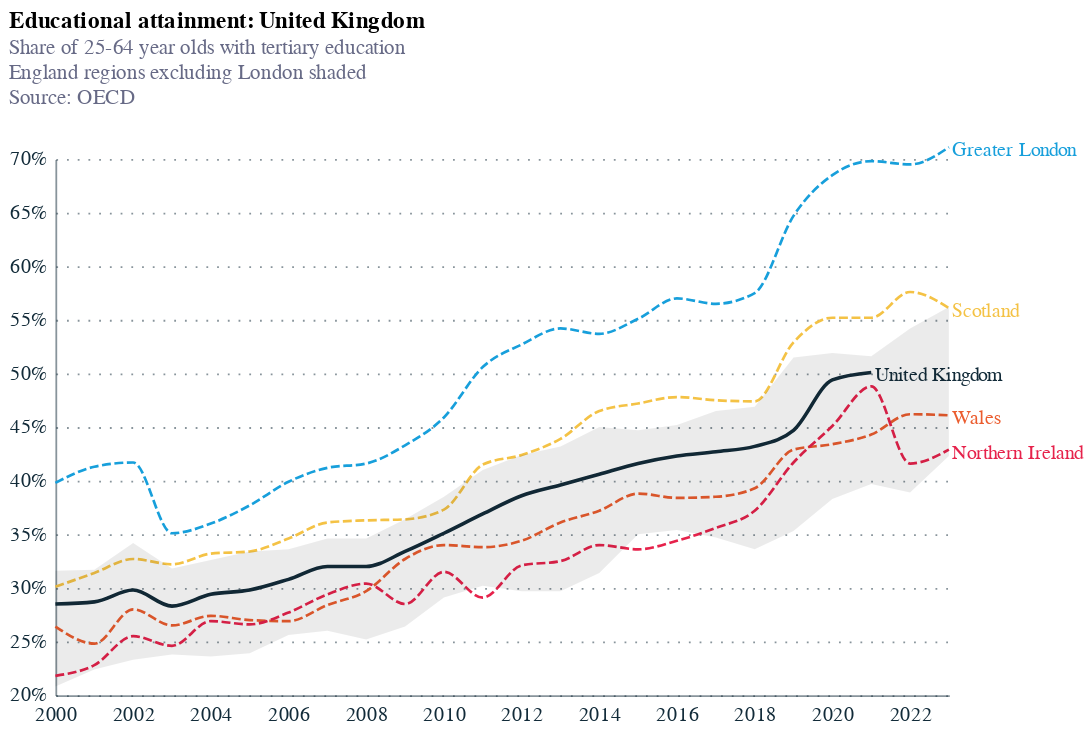

The cell this chart's notebook holds for it:
### Code cell
chart = alt.Chart(uk_df10).mark_line(interpolate='monotone').encode(
    x=alt.X('TIME_PERIOD:T', title=''),
    y=alt.Y('OBS_VALUE:Q', title='', axis=alt.Axis(labelExpr="format(datum.value,',') + '%'"), scale=alt.Scale(domain= [20, 70])),
    color=alt.Color('Country:N', legend=None),
    size=alt.condition(
        alt.datum.Country == "United Kingdom",
        alt.value(2),  
        alt.value(1.5)  
    ),
    strokeDash=alt.condition(
        alt.datum.Country == "United Kingdom",
        alt.value([0, 0]),
        alt.value([5, 2])   
    ),
    tooltip = ['Country:N']
).properties(
    width=500,
    height=300,
    title={
        "text": "Educational attainment: United Kingdom",
        "anchor": "start",
        "subtitle": ["Share of 25-64 year olds with tertiary education", "England regions excluding London shaded", "Source: OECD", ""],
        "subtitleColor": "#676A86"})

area = alt.Chart(e_df2).mark_area(
    color='rgba(0,0,0,0.08)'
).encode(
    x=alt.X('TIME_PERIOD:T'),
    y=alt.Y('min:Q'),
    y2=alt.Y2('max:Q')
)

text = alt.Chart(uk_df10).mark_text(
    align='left',
    dx= 2,
    dy=  2
          
).encode(
    alt.X('TIME_PERIOD:T', aggregate='max'),
    alt.Y('OBS_VALUE:Q', aggregate={'argmax': 'TIME_PERIOD'}),
    text='Country:N',
    color = 'Country:N'
)  


chart4 = chart + text + area
chart4

### Figure 1 — Vega-Lite specification as saved in the notebook (floating-point values rounded to 4 significant figures)
{"config": {"font": "Circular Std", "mark": {"line": {"interpolate": "linear"}}, "view": {"stroke": "transparent", "width": 400, "height": 300}, "range": {"category": ["#179fdb", "#e6224b", "#f4c245", "#122b39", "#eb5c2e", "#36b7b4"], "diverging": ["#E6224B", "#E54753", "#C9C9C9", "#179FDB", "#122B39"], "heatmap": ["#C9C9C9", "#179FDB", "#0063AF", "#122B39"], "ordinal": ["#00A767", "#36B7B4", "#179FDB", "#0063AF", "#243B5A"]}, "axisX": {"labelColor": "#122b39", "tickColor": "#122b39", "domainColor": "#122b39", "domainOpacity": 0.5, "gridOpacity": 0, "labelFont": "Circular Std", "labelAngle": 0, "labelAlign": "center", "labelFontSize": 11, "labelPadding": 5, "tickCount": 10, "tickSize": 0, "title": ""}, "axisY": {"labelColor": "#122b39", "labelFont": "Circular Std", "tickColor": "#122b39", "domainColor": "#122b39", "gridColor": "#122b39", "gridDash": [1, 5], "gridOpacity": 0.5, "labelPadding": 5, "labelFontSize": 11, "domainOpacity": 0.5, "tickSize": 0, "title": null, "titleAlign": "left", "titleAngle": 0, "titleBaseline": "bottom", "titleColor": "#122b39", "titleOpacity": 0.9, "titleX": 0, "titleY": -7}}, "layer": [{"mark": {"type": "line", "interpolate": "monotone"}, "encoding": {"color": {"field": "Country", "legend": null, "type": "nominal"}, "size": {"condition": {"test": "(datum.Country === 'United Kingdom')", "value": 2}, "value": 1.5}, "strokeDash": {"condition": {"test": "(datum.Country === 'United Kingdom')", "value": [0, 0]}, "value": [5, 2]}, "tooltip": [{"field": "Country", "type": "nominal"}], "x": {"field": "TIME_PERIOD", "title": "", "type": "temporal"}, "y": {"axis": {"labelExpr": "format(datum.value,',') + '%'"}, "field": "OBS_VALUE", "scale": {"domain": [20, 70]}, "title": "", "type": "quantitative"}}, "title": {"text": "Educational attainment: United Kingdom", "anchor": "start", "subtitle": ["Share of 25-64 year olds with tertiary education", "England regions excluding London shaded", "Source: OECD", ""], "subtitleColor": "#676A86"}}, {"mark": {"type": "text", "align": "left", "dx": 2, "dy": 2}, "encoding": {"color": {"field": "Country", "type": "nominal"}, "text": {"field": "Country", "type": "nominal"}, "x": {"aggregate": "max", "field": "TIME_PERIOD", "type": "temporal"}, "y": {"aggregate": {"argmax": "TIME_PERIOD"}, "field": "OBS_VALUE", "type": "quantitative"}}}, {"data": {"name": "data-991c9742ba37bba5a3774978b6c2624d"}, "mark": {"type": "area", "color": "rgba(0,0,0,0.08)"}, "encoding": {"x": {"field": "TIME_PERIOD", "type": "temporal"}, "y": {"field": "min", "type": "quantitative"}, "y2": {"field": "max"}}}], "data": {"name": "data-7935534f27f9823403e9706725cc3480"}, "height": 300, "width": 500, "$schema": "https://vega.github.io/schema/vega-lite/v5.17.0.json", "datasets": {"data-7935534f27f9823403e9706725cc3480": [{"Country": "United Kingdom", "TIME_PERIOD": "2000-01-01", "OBS_VALUE": 28.5}, {"Country": "Scotland", "TIME_PERIOD": "2000-01-01", "OBS_VALUE": 30.1}, {"Country": "Wales", "TIME_PERIOD": "2000-01-01", "OBS_VALUE": 26.4}, {"Country": "Northern Ireland", "TIME_PERIOD": "2000-01-01", "OBS_VALUE": 21.8}, {"Country": "Greater London", "TIME_PERIOD": "2000-01-01", "OBS_VALUE": 39.8}, {"Country": "Scotland", "TIME_PERIOD": "2001-01-01", "OBS_VALUE": 31.4}, {"Country": "Wales", "TIME_PERIOD": "2001-01-01", "OBS_VALUE": 24.8}, {"Country": "United Kingdom", "TIME_PERIOD": "2001-01-01", "OBS_VALUE": 28.7}, {"Country": "Greater London", "TIME_PERIOD": "2001-01-01", "OBS_VALUE": 41.3}, {"Country": "Northern Ireland", "TIME_PERIOD": "2001-01-01", "OBS_VALUE": 22.8}, {"Country": "Scotland", "TIME_PERIOD": "2002-01-01", "OBS_VALUE": 32.7}, {"Country": "Wales", "TIME_PERIOD": "2002-01-01", "OBS_VALUE": 28.0}, {"Country": "Northern Ireland", "TIME_PERIOD": "2002-01-01", "OBS_VALUE": 25.5}, {"Country": "Greater London", "TIME_PERIOD": "2002-01-01", "OBS_VALUE": 41.7}, {"Country": "United Kingdom", "TIME_PERIOD": "2002-01-01", "OBS_VALUE": 29.8}, {"Country": "United Kingdom", "TIME_PERIOD": "2003-01-01", "OBS_VALUE": 28.3}, {"Country": "Scotland", "TIME_PERIOD": "2003-01-01", "OBS_VALUE": 32.2}, {"Country": "Wales", "TIME_PERIOD": "2003-01-01", "OBS_VALUE": 26.5}, {"Country": "Northern Ireland", "TIME_PERIOD": "2003-01-01", "OBS_VALUE": 24.6}, {"Country": "Greater London", "TIME_PERIOD": "2003-01-01", "OBS_VALUE": 35.1}, {"Country": "United Kingdom", "TIME_PERIOD": "2004-01-01", "OBS_VALUE": 29.4}, {"Country": "Scotland", "TIME_PERIOD": "2004-01-01", "OBS_VALUE": 33.2}, {"Country": "Wales", "TIME_PERIOD": "2004-01-01", "OBS_VALUE": 27.4}, {"Country": "Northern Ireland", "TIME_PERIOD": "2004-01-01", "OBS_VALUE": 26.9}, {"Country": "Greater London", "TIME_PERIOD": "2004-01-01", "OBS_VALUE": 36.0}, {"Country": "United Kingdom", "TIME_PERIOD": "2005-01-01", "OBS_VALUE": 29.8}, {"Country": "Scotland", "TIME_PERIOD": "2005-01-01", "OBS_VALUE": 33.4}, {"Country": "Wales", "TIME_PERIOD": "2005-01-01", "OBS_VALUE": 27.0}, {"Country": "Northern Ireland", "TIME_PERIOD": "2005-01-01", "OBS_VALUE": 26.6}, {"Country": "Greater London", "TIME_PERIOD": "2005-01-01", "OBS_VALUE": 37.7}, {"Country": "United Kingdom", "TIME_PERIOD": "2006-01-01", "OBS_VALUE": 30.8}, {"Country": "Scotland", "TIME_PERIOD": "2006-01-01", "OBS_VALUE": 34.6}, {"Country": "Wales", "TIME_PERIOD": "2006-01-01", "OBS_VALUE": 26.9}, {"Country": "Northern Ireland", "TIME_PERIOD": "2006-01-01", "OBS_VALUE": 27.7}, {"Country": "Greater London", "TIME_PERIOD": "2006-01-01", "OBS_VALUE": 39.9}, {"Country": "United Kingdom", "TIME_PERIOD": "2007-01-01", "OBS_VALUE": 32.0}, {"Country": "Scotland", "TIME_PERIOD": "2007-01-01", "OBS_VALUE": 36.1}, {"Country": "Wales", "TIME_PERIOD": "2007-01-01", "OBS_VALUE": 28.4}, {"Country": "Northern Ireland", "TIME_PERIOD": "2007-01-01", "OBS_VALUE": 29.4}, {"Country": "Greater London", "TIME_PERIOD": "2007-01-01", "OBS_VALUE": 41.2}, {"Country": "United Kingdom", "TIME_PERIOD": "2008-01-01", "OBS_VALUE": 32.0}, {"Country": "Scotland", "TIME_PERIOD": "2008-01-01", "OBS_VALUE": 36.3}, {"Country": "Wales", "TIME_PERIOD": "2008-01-01", "OBS_VALUE": 29.7}, {"Country": "Greater London", "TIME_PERIOD": "2008-01-01", "OBS_VALUE": 41.6}, {"Country": "Northern Ireland", "TIME_PERIOD": "2008-01-01", "OBS_VALUE": 30.4}, {"Country": "United Kingdom", "TIME_PERIOD": "2009-01-01", "OBS_VALUE": 33.4}, {"Country": "Scotland", "TIME_PERIOD": "2009-01-01", "OBS_VALUE": 36.4}, {"Country": "Wales", "TIME_PERIOD": "2009-01-01", "OBS_VALUE": 32.7}, {"Country": "Greater London", "TIME_PERIOD": "2009-01-01", "OBS_VALUE": 43.3}, {"Country": "Northern Ireland", "TIME_PERIOD": "2009-01-01", "OBS_VALUE": 28.5}, {"Country": "United Kingdom", "TIME_PERIOD": "2010-01-01", "OBS_VALUE": 35.1}, {"Country": "Scotland", "TIME_PERIOD": "2010-01-01", "OBS_VALUE": 37.3}, {"Country": "Wales", "TIME_PERIOD": "2010-01-01", "OBS_VALUE": 34.0}, {"Country": "Greater London", "TIME_PERIOD": "2010-01-01", "OBS_VALUE": 45.9}, {"Country": "Northern Ireland", "TIME_PERIOD": "2010-01-01", "OBS_VALUE": 31.5}, {"Country": "United Kingdom", "TIME_PERIOD": "2011-01-01", "OBS_VALUE": 36.9}, {"Country": "Scotland", "TIME_PERIOD": "2011-01-01", "OBS_VALUE": 41.5}, {"Country": "Wales", "TIME_PERIOD": "2011-01-01", "OBS_VALUE": 33.8}, {"Country": "Greater London", "TIME_PERIOD": "2011-01-01", "OBS_VALUE": 50.6}, {"Country": "Northern Ireland", "TIME_PERIOD": "2011-01-01", "OBS_VALUE": 29.1}, {"Country": "United Kingdom", "TIME_PERIOD": "2012-01-01", "OBS_VALUE": 38.6}, {"Country": "Scotland", "TIME_PERIOD": "2012-01-01", "OBS_VALUE": 42.4}, {"Country": "Wales", "TIME_PERIOD": "2012-01-01", "OBS_VALUE": 34.4}, {"Country": "Greater London", "TIME_PERIOD": "2012-01-01", "OBS_VALUE": 52.7}, {"Country": "Northern Ireland", "TIME_PERIOD": "2012-01-01", "OBS_VALUE": 32.1}, {"Country": "United Kingdom", "TIME_PERIOD": "2013-01-01", "OBS_VALUE": 39.6}, {"Country": "Scotland", "TIME_PERIOD": "2013-01-01", "OBS_VALUE": 43.9}, {"Country": "Wales", "TIME_PERIOD": "2013-01-01", "OBS_VALUE": 36.1}, {"Country": "Greater London", "TIME_PERIOD": "2013-01-01", "OBS_VALUE": 54.2}, {"Country": "Northern Ireland", "TIME_PERIOD": "2013-01-01", "OBS_VALUE": 32.5}, {"Country": "Scotland", "TIME_PERIOD": "2014-01-01", "OBS_VALUE": 46.5}, {"Country": "Wales", "TIME_PERIOD": "2014-01-01", "OBS_VALUE": 37.2}, {"Country": "Greater London", "TIME_PERIOD": "2014-01-01", "OBS_VALUE": 53.7}, {"Country": "United Kingdom", "TIME_PERIOD": "2014-01-01", "OBS_VALUE": 40.6}, {"Country": "Northern Ireland", "TIME_PERIOD": "2014-01-01", "OBS_VALUE": 34.0}, {"Country": "United Kingdom", "TIME_PERIOD": "2015-01-01", "OBS_VALUE": 41.6}, {"Country": "Scotland", "TIME_PERIOD": "2015-01-01", "OBS_VALUE": 47.2}, {"Country": "Wales", "TIME_PERIOD": "2015-01-01", "OBS_VALUE": 38.8}, {"Country": "Greater London", "TIME_PERIOD": "2015-01-01", "OBS_VALUE": 55.1}, {"Country": "Northern Ireland", "TIME_PERIOD": "2015-01-01", "OBS_VALUE": 33.6}, {"Country": "United Kingdom", "TIME_PERIOD": "2016-01-01", "OBS_VALUE": 42.3}, {"Country": "Scotland", "TIME_PERIOD": "2016-01-01", "OBS_VALUE": 47.8}, {"Country": "Wales", "TIME_PERIOD": "2016-01-01", "OBS_VALUE": 38.4}, {"Country": "Greater London", "TIME_PERIOD": "2016-01-01", "OBS_VALUE": 57.0}, {"Country": "Northern Ireland", "TIME_PERIOD": "2016-01-01", "OBS_VALUE": 34.4}, {"Country": "United Kingdom", "TIME_PERIOD": "2017-01-01", "OBS_VALUE": 42.7}, {"Country": "Northern Ireland", "TIME_PERIOD": "2017-01-01", "OBS_VALUE": 35.6}, {"Country": "Scotland", "TIME_PERIOD": "2017-01-01", "OBS_VALUE": 47.5}, {"Country": "Wales", "TIME_PERIOD": "2017-01-01", "OBS_VALUE": 38.5}, {"Country": "Greater London", "TIME_PERIOD": "2017-01-01", "OBS_VALUE": 56.5}, {"Country": "United Kingdom", "TIME_PERIOD": "2018-01-01", "OBS_VALUE": 43.2}, {"Country": "Northern Ireland", "TIME_PERIOD": "2018-01-01", "OBS_VALUE": 37.2}, {"Country": "Scotland", "TIME_PERIOD": "2018-01-01", "OBS_VALUE": 47.4}, {"Country": "Wales", "TIME_PERIOD": "2018-01-01", "OBS_VALUE": 39.3}, {"Country": "Greater London", "TIME_PERIOD": "2018-01-01", "OBS_VALUE": 57.5}, {"Country": "Scotland", "TIME_PERIOD": "2019-01-01", "OBS_VALUE": 52.9}, {"Country": "United Kingdom", "TIME_PERIOD": "2019-01-01", "OBS_VALUE": 44.7}, {"Country": "Wales", "TIME_PERIOD": "2019-01-01", "OBS_VALUE": 42.9}, {"Country": "Northern Ireland", "TIME_PERIOD": "2019-01-01", "OBS_VALUE": 41.7}, {"Country": "Greater London", "TIME_PERIOD": "2019-01-01", "OBS_VALUE": 64.7}, {"Country": "United Kingdom", "TIME_PERIOD": "2020-01-01", "OBS_VALUE": 49.4}, {"Country": "Wales", "TIME_PERIOD": "2020-01-01", "OBS_VALUE": 43.4}, {"Country": "Northern Ireland", "TIME_PERIOD": "2020-01-01", "OBS_VALUE": 45.1}, {"Country": "Scotland", "TIME_PERIOD": "2020-01-01", "OBS_VALUE": 55.2}, {"Country": "Greater London", "TIME_PERIOD": "2020-01-01", "OBS_VALUE": 68.5}, {"Country": "United Kingdom", "TIME_PERIOD": "2021-01-01", "OBS_VALUE": 50.1}, {"Country": "Scotland", "TIME_PERIOD": "2021-01-01", "OBS_VALUE": 55.2}, {"Country": "Wales", "TIME_PERIOD": "2021-01-01", "OBS_VALUE": 44.3}, {"Country": "Northern Ireland", "TIME_PERIOD": "2021-01-01", "OBS_VALUE": 48.8}, {"Country": "Greater London", "TIME_PERIOD": "2021-01-01", "OBS_VALUE": 69.8}, {"Country": "Scotland", "TIME_PERIOD": "2022-01-01", "OBS_VALUE": 57.6}, {"Country": "Wales", "TIME_PERIOD": "2022-01-01", "OBS_VALUE": 46.2}, {"Country": "Northern Ireland", "TIME_PERIOD": "2022-01-01", "OBS_VALUE": 41.6}, {"Country": "Greater London", "TIME_PERIOD": "2022-01-01", "OBS_VALUE": 69.5}, {"Country": "Scotland", "TIME_PERIOD": "2023-01-01", "OBS_VALUE": 56.1}, {"Country": "Wales", "TIME_PERIOD": "2023-01-01", "OBS_VALUE": 46.1}, {"Country": "Northern Ireland", "TIME_PERIOD": "2023-01-01", "OBS_VALUE": 42.9}, {"Country": "Greater London", "TIME_PERIOD": "2023-01-01", "OBS_VALUE": 71.1}], "data-991c9742ba37bba5a3774978b6c2624d": [{"TIME_PERIOD": "2000-01-01", "min": 20.8, "max": 31.6}, {"TIME_PERIOD": "2001-01-01", "min": 22.4, "max": 31.7}, {"TIME_PERIOD": "2002-01-01", "min": 23.3, "max": 34.2}, {"TIME_PERIOD": "2003-01-01", "min": 23.8, "max": 31.8}, {"TIME_PERIOD": "2004-01-01", "min": 23.6, "max": 32.6}, {"TIME_PERIOD": "2005-01-01", "min": 23.9, "max": 33.4}, {"TIME_PERIOD": "2006-01-01", "min": 25.6, "max": 33.6}, {"TIME_PERIOD": "2007-01-01", "min": 26.0, "max": 34.6}, {"TIME_PERIOD": "2008-01-01", "min": 25.2, "max": 34.6}, {"TIME_PERIOD": "2009-01-01", "min": 26.4, "max": 36.4}, {"TIME_PERIOD": "2010-01-01", "min": 29.1, "max": 38.5}, {"TIME_PERIOD": "2011-01-01", "min": 30.2, "max": 41.0}, {"TIME_PERIOD": "2012-01-01", "min": 29.7, "max": 42.4}, {"TIME_PERIOD": "2013-01-01", "min": 29.7, "max": 43.2}, {"TIME_PERIOD": "2014-01-01", "min": 31.4, "max": 45.0}, {"TIME_PERIOD": "2015-01-01", "min": 35.0, "max": 44.7}, {"TIME_PERIOD": "2016-01-01", "min": 35.4, "max": 45.2}, {"TIME_PERIOD": "2017-01-01", "min": 34.7, "max": 46.5}, {"TIME_PERIOD": "2018-01-01", "min": 33.6, "max": 46.9}, {"TIME_PERIOD": "2019-01-01", "min": 35.3, "max": 51.5}, {"TIME_PERIOD": "2020-01-01", "min": 38.3, "max": 51.9}, {"TIME_PERIOD": "2021-01-01", "min": 39.7, "max": 51.6}, {"TIME_PERIOD": "2022-01-01", "min": 38.9, "max": 54.2}, {"TIME_PERIOD": "2023-01-01", "min": 42.3, "max": 56.2}]}}
